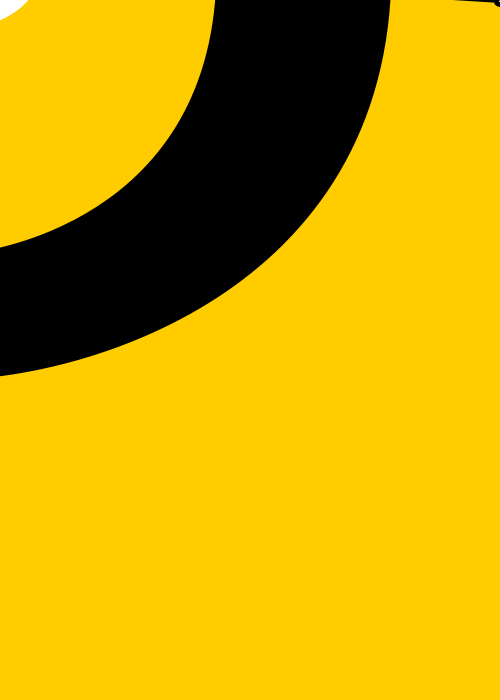
Frame 1 (no input)
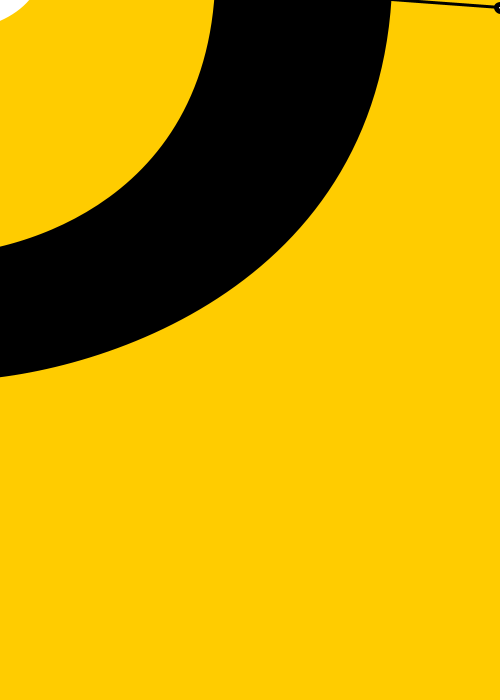
Frame 60 (the mouse pressed at the canvas centre just before this capture)
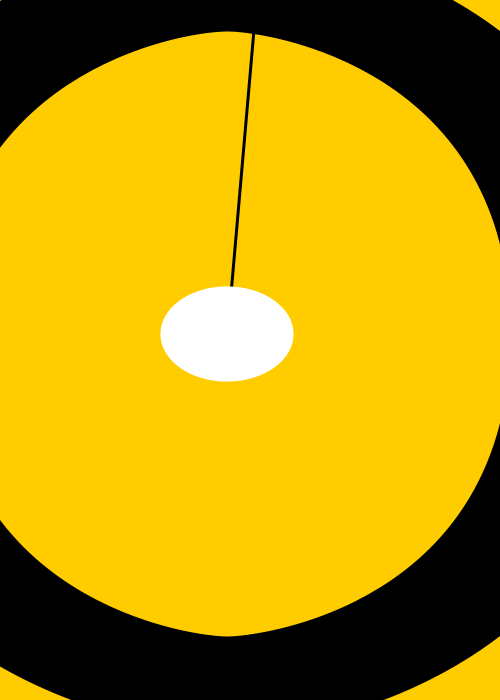
Frame 120 (the mouse held since frame 60 and released just before this capture)

The Processing sketch that drew these frames (run headless with seeded random() and noise(); from frame 60 on, the mouse is pressed at the canvas centre):

// Processing sketch: processing_1746
// ── processing_1746.pde

//Good creep rate --> (.005*m) % height)

void setup() {
  size(500,700);
 
}

void draw() {
  int s = (second()*2);   // a time variable
  int m = millis();   // a milli variable
  float a;
  //a = mouseX + mouseY/10;
  //a = abs(mouseY - height) / 1.7;
  a = mouseX + (mouseY - height) / 15;
  float b;
  //b = mouseY + mouseX/10;
  //b = abs(mouseX - width) * 1.3;
  b = mouseY + (mouseX - width) / 15;
  
  float c;
  c = abs(mouseY*.7 - width);
  background(255, 204, 0);
  smooth();
  strokeWeight(3);   
  line(c,( (.005*m) % height), a , b );
  smooth();
  strokeWeight(5);   
  ellipse(c,( (.005*m) % height),7,7);
  smooth();
  strokeWeight(10*(70));   // Default
  fill(255);
  ellipse(a , b ,(abs(mouseY - 2*height) / 8) + ((.0009*m) % height),(abs(mouseX - 2*width) / 8) + ((.0009*m) % height));
  //smooth();
  //strokeWeight(1);
  //noFill();
  //ellipse(a , b ,(abs(mouseY - 2*height) / 8) + s*10,(abs(mouseX - 2*width) / 8) + s*10);
  
  
}
